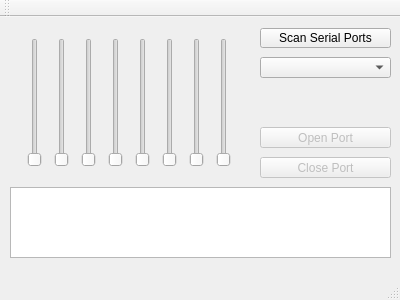
<?xml version="1.0" encoding="UTF-8"?>
<ui version="4.0">
 <class>arduinterface</class>
 <widget class="QMainWindow" name="arduinterface">
  <property name="geometry">
   <rect>
    <x>0</x>
    <y>0</y>
    <width>400</width>
    <height>300</height>
   </rect>
  </property>
  <property name="windowTitle">
   <string>arduinterface</string>
  </property>
  <widget class="QWidget" name="centralWidget">
   <widget class="QPushButton" name="btn_scanPort">
    <property name="geometry">
     <rect>
      <x>260</x>
      <y>11</y>
      <width>131</width>
      <height>20</height>
     </rect>
    </property>
    <property name="text">
     <string>Scan Serial Ports</string>
    </property>
   </widget>
   <widget class="QComboBox" name="cbox_portList">
    <property name="geometry">
     <rect>
      <x>260</x>
      <y>40</y>
      <width>131</width>
      <height>21</height>
     </rect>
    </property>
   </widget>
   <widget class="QPushButton" name="btn_openPort">
    <property name="enabled">
     <bool>false</bool>
    </property>
    <property name="geometry">
     <rect>
      <x>260</x>
      <y>110</y>
      <width>131</width>
      <height>21</height>
     </rect>
    </property>
    <property name="text">
     <string>Open Port</string>
    </property>
   </widget>
   <widget class="QPlainTextEdit" name="plainTextEdit">
    <property name="geometry">
     <rect>
      <x>10</x>
      <y>170</y>
      <width>381</width>
      <height>71</height>
     </rect>
    </property>
   </widget>
   <widget class="QPushButton" name="btn_closePort">
    <property name="enabled">
     <bool>false</bool>
    </property>
    <property name="geometry">
     <rect>
      <x>260</x>
      <y>140</y>
      <width>131</width>
      <height>21</height>
     </rect>
    </property>
    <property name="text">
     <string>Close Port</string>
    </property>
   </widget>
   <widget class="QWidget" name="">
    <property name="geometry">
     <rect>
      <x>10</x>
      <y>10</y>
      <width>241</width>
      <height>151</height>
     </rect>
    </property>
    <layout class="QHBoxLayout" name="horizontalLayout">
     <item>
      <widget class="QSlider" name="vslide_a_1">
       <property name="maximum">
        <number>1024</number>
       </property>
       <property name="orientation">
        <enum>Qt::Vertical</enum>
       </property>
      </widget>
     </item>
     <item>
      <widget class="QSlider" name="vslide_a_2">
       <property name="maximum">
        <number>1024</number>
       </property>
       <property name="orientation">
        <enum>Qt::Vertical</enum>
       </property>
      </widget>
     </item>
     <item>
      <widget class="QSlider" name="vslide_a_3">
       <property name="maximum">
        <number>1024</number>
       </property>
       <property name="orientation">
        <enum>Qt::Vertical</enum>
       </property>
      </widget>
     </item>
     <item>
      <widget class="QSlider" name="vslide_a_4">
       <property name="maximum">
        <number>1024</number>
       </property>
       <property name="orientation">
        <enum>Qt::Vertical</enum>
       </property>
      </widget>
     </item>
     <item>
      <widget class="QSlider" name="vslide_a_5">
       <property name="maximum">
        <number>1024</number>
       </property>
       <property name="orientation">
        <enum>Qt::Vertical</enum>
       </property>
      </widget>
     </item>
     <item>
      <widget class="QSlider" name="vslide_a_6">
       <property name="maximum">
        <number>1024</number>
       </property>
       <property name="orientation">
        <enum>Qt::Vertical</enum>
       </property>
      </widget>
     </item>
     <item>
      <widget class="QSlider" name="vslide_a_7">
       <property name="maximum">
        <number>1024</number>
       </property>
       <property name="orientation">
        <enum>Qt::Vertical</enum>
       </property>
      </widget>
     </item>
     <item>
      <widget class="QSlider" name="vslide_a_8">
       <property name="maximum">
        <number>1024</number>
       </property>
       <property name="orientation">
        <enum>Qt::Vertical</enum>
       </property>
      </widget>
     </item>
    </layout>
   </widget>
  </widget>
  <widget class="QMenuBar" name="menuBar">
   <property name="geometry">
    <rect>
     <x>0</x>
     <y>0</y>
     <width>400</width>
     <height>19</height>
    </rect>
   </property>
  </widget>
  <widget class="QToolBar" name="mainToolBar">
   <attribute name="toolBarArea">
    <enum>TopToolBarArea</enum>
   </attribute>
   <attribute name="toolBarBreak">
    <bool>false</bool>
   </attribute>
  </widget>
  <widget class="QStatusBar" name="statusBar"/>
 </widget>
 <layoutdefault spacing="6" margin="11"/>
 <resources/>
 <connections/>
</ui>
